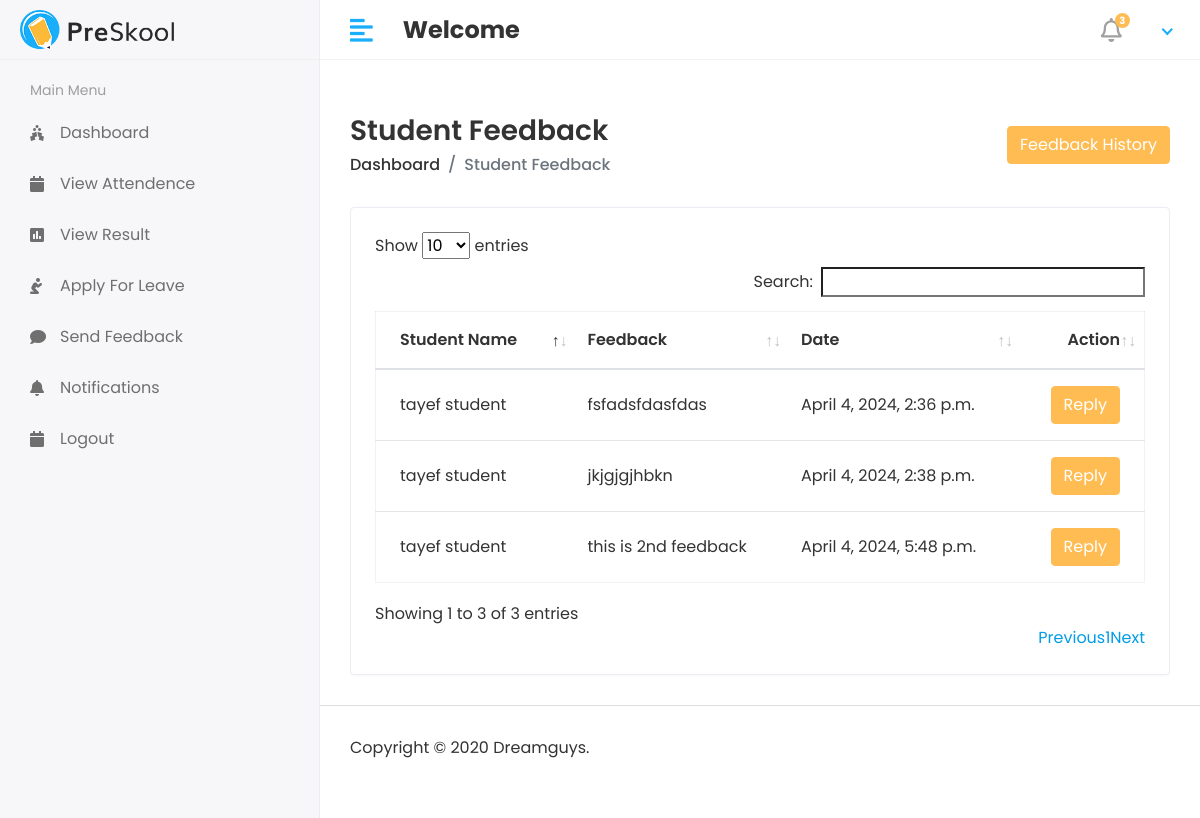
The page /hod/student/feedback/ on the database its author committed.
### core/models.py (models this page shows, shortened)
class Student_Feedback(models.Model):
    student_id = models.ForeignKey(Student, on_delete=models.CASCADE)
    feedback = models.TextField()
    feedback_reply = models.TextField()
    created_at = models.DateTimeField(auto_now_add = True, null=True)
    updated_at = models.DateTimeField(auto_now_add = True, null=True)

class Student(models.Model):
    admin = models.OneToOneField(CustomUser, on_delete=models.CASCADE)
    address = models.TextField()
    gender = models.CharField(max_length=100)
    course_id = models.ForeignKey(Course, on_delete=models.DO_NOTHING)
    session_id = models.ForeignKey(Session, on_delete=models.DO_NOTHING)
    created_at = models.DateTimeField(auto_now_add=True)
    updated_at = models.DateTimeField(auto_now=True)

class CustomUser(AbstractUser):
    USER = (
        ('1','HOD'),
        ('2','STAFF'),
        ('3','STUDENT'),
    )
    user_type = models.CharField(choices=USER, max_length=50, default=1)
    profile_pic = models.ImageField(upload_to='media/profile_pic')

### asms/hod_views.py (the view)
# urls.py: path('hod/student/feedback/', hod_views.STUDENT_FEEDBACK, name='hod_student_feedback'),
def STUDENT_FEEDBACK(request):
    feedback = Student_Feedback.objects.all()
    feedback_history = Student_Feedback.objects.all().order_by('-id')[0:5]
    context = {
        'feedback': feedback,
        'feedback_history': feedback_history,
    }
    return render(request, 'hod/student_feedback.html', context)

### templates/hod/student_feedback.html (shortened to what this page needs)
{% extends "base.html" %}
{% block content %}
<div class="content container-fluid">
    <div class="page-header">
       <div class="row align-items-center">
          <div class="col">
             <h3 class="page-title">Student Feedback</h3>
             <ul class="breadcrumb">
                <li class="breadcrumb-item"><a href="index.html">Dashboard</a></li>
                <li class="breadcrumb-item active">Student Feedback</li>
             </ul>
          </div>
          <div class="col-auto text-right float-right ml-auto">
            <button type="button" class="btn btn-primary" data-toggle="modal" data-target="#staticBackdrop">
                Feedback History
              </button>
          </div>
       </div>
    </div>
    <div class="row">
       <div class="col-sm-12">
          <div class="card card-table">
             <div class="card-body">
                <div class="table-responsive">
                   <table id='table_id' class="table table-hover table-center mb-0">
                      <thead>
                         <tr>
                            <th>Student Name</th>
                            <th>Feedback</th>
                            <th>Date</th>
                            <th class="text-right">Action</th>
                         </tr>
                      </thead>
                      <tbody>
                        {% for i in feedback %}
                         <tr>
                            <td>{{i.student_id.admin.first_name}} {{i.student_id.admin.last_name}}</td>
                            <td>{{i.feedback}}</td>
                            <td>{{i.updated_at}}</td>
                            <td class="text-right">
                                <button type="button" class="btn btn-primary" data-toggle="modal" data-target="#send_feedback-{{forloop.counter}}">
                                    Reply
                                  </button>
                            </td>
                         </tr>
                         {% endfor %}
                      </tbody>
                   </table>
                </div>
             </div>
          </div>
       </div>
    </div>
 </div>
{% endblock content %}

### static/assets/css/style.css (style rules this page uses)
html { height: 100%; }
body { background-color: #fff; color: #333; font-family: 'Poppins', sans-serif; font-size: 1rem; height: 100%; line-height: 1.5; overflow-x: hidden; }
h1, h2, h3, h4, h5, h6 { font-family: 'Poppins', sans-serif; margin-top: 0; }
a { color: #009ce7; }
input, button, a { transition: all 0.4s ease; -moz-transition: all 0.4s ease; -o-transition: all 0.4s ease; -ms-transition: all 0.4s ease; -webkit-transition: all 0.4s ease; }
input, input:focus, button, button:focus { outline: none; }
ul, ol { padding: 0px; list-style: none; }
.table { color: #333; max-width: 100%; margin-bottom: 0; width: 100%; }
.table.dataTable { border-collapse: collapse !important; border: 1px solid rgba(0, 0, 0, 0.05); }
.table thead tr th { font-weight: 600; }
.table tbody tr { border-bottom: 1px solid rgba(0, 0, 0, 0.05); }
.table.table-center td, .table.table-center th { vertical-align: middle; }
.card-table .card-body .table > thead > tr > th { border-top: 0; }
.card-table .card-body .table tr td:first-child, .card-table .card-body .table tr th:first-child { padding-left: 1.5rem; }
.card-table .card-body .table tr td:last-child, .card-table .card-body .table tr th:last-child { padding-right: 1.5rem; }
.card-table .table td, .card-table .table th { border-top: 1px solid #e2e5e8; padding: 1rem 0.75rem; white-space: nowrap; }
.btn-primary { background-color: #FFBC53; border: 1px solid #FFBC53; }
.card { border: 1px solid #ececf5; box-shadow: 0 1px 3px 0 rgba(0, 0, 0, 0.03); margin-bottom: 1.875rem; }
.card-body { padding: 1.5rem; }
.page-wrapper > .content { padding: 1.875rem 1.875rem 0; }
.page-header { margin-bottom: 1.875rem; }
.page-header .breadcrumb { background-color: transparent; color: #6c757d; font-size: 1rem; font-weight: 500; margin-bottom: 0; padding: 0; }
.page-header .breadcrumb a { color: #333; }
.page-title { font-size: 28px; font-weight: 600; color: #333; margin-bottom: 5px; }

### rows shown on the page
Student_Feedback: student_id.admin.first_name "tayef", student_id.admin.last_name "student", feedback "fsfadsfdasfdas", updated_at "April 4, 2024, 2:36 p.m."
Student_Feedback: student_id.admin.first_name "tayef", student_id.admin.last_name "student", feedback "jkjgjgjhbkn", updated_at "April 4, 2024, 2:38 p.m."
Student_Feedback: student_id.admin.first_name "tayef", student_id.admin.last_name "student", feedback "this is 2nd feedback", updated_at "April 4, 2024, 5:48 p.m."
